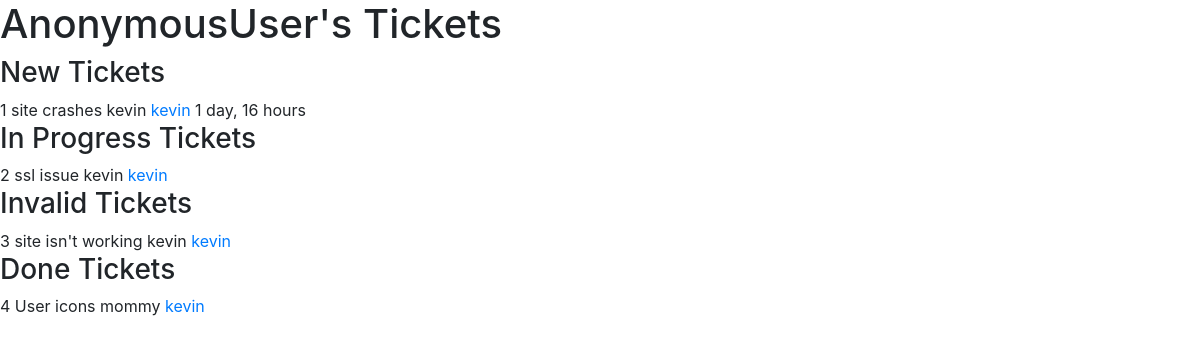
/user/kevin/, run on an earlier commit of the app's database.
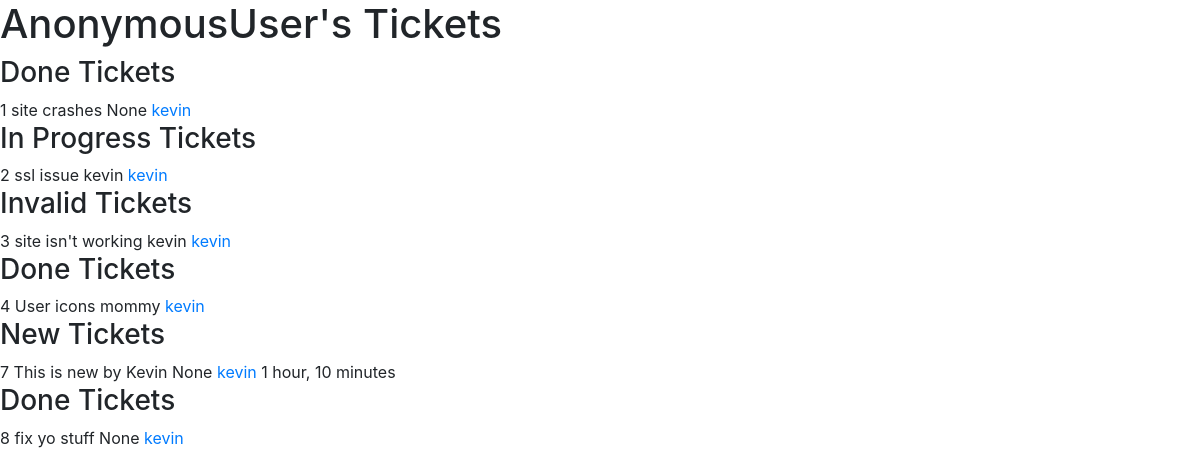
And on a later commit of the database.
### bugtracker_app/models.py (models this page shows)
class Ticket(models.Model):
    class StatusChoices(models.TextChoices):
        NEW = 'New',
        IN_PROGRESS = 'In Progress',
        DONE = 'Done',
        INVALID = 'Invalid',
    title = models.CharField(max_length=90)
    time_submitted = models.DateTimeField(
        default=now, editable=False)
    description = models.TextField(max_length=255)
    createdby = models.ForeignKey(
        CustomUserModel, null=True, on_delete=models.CASCADE, related_name='createdby')
    status = models.CharField(
        max_length=32,
        choices=StatusChoices.choices,
        default=StatusChoices.NEW
    )
    assignedto = models.ForeignKey(
        CustomUserModel, null=True, default=None, on_delete=models.CASCADE, related_name='assignedto')
    completedby = models.ForeignKey(
        CustomUserModel, blank=True, null=True, default=None, on_delete=models.CASCADE, related_name='completedby')
    def __str__(self):
        ret = self.title + ',' + self.description + ',' + self.status
        return ret
    class Meta:
        unique_together = ['title', 'description']

### customuser_app/models.py (models this page shows)
class CustomUserModel(AbstractUser):
    displayname = models.CharField(max_length=90, blank=True, null=True)
    REQUIRED_FIELDS = ['displayname']
    def __str__(self):
        return self.username

### bugtracker_app/views.py (the view)
# urls.py: path('user/<str:user_name>/', views.user_ticket_list_view, name='userticketlist'),
def user_ticket_list_view(request, user_name):
    ticket_list = Ticket.objects.filter(createdby__username=user_name)
    new_tickets = Ticket.objects.filter(status='New')
    now = timezone.now()
    print(ticket_list)
    return render(request, 'user_ticket_list.html', {"ticket_list": ticket_list, "new_tickets": new_tickets, "now": now})

### templates/user_ticket_list.html (shortened to what this page needs)
{% extends 'base.html' %}
{% block content %}
<h1>{{request.user}}'s Tickets</h1>
{% for ticket in ticket_list  %}
    {% if ticket.status == 'New' %}
        <h3>New Tickets</h3>
        {{ ticket.id }}
        {{ ticket.title }}
        {{ ticket.assignedto }}
        <a href="{% url 'userticketlist' ticket.createdby %}">{{ticket.createdby}}</a>
        {{ ticket.time_submitted|timesince:now }}
    {% elif ticket.status == 'In Progress' %}
        <h3>In Progress Tickets</h3>
        {{ ticket.id }}
        {{ ticket.title }}
        {{ ticket.assignedto }}
        <a href="{% url 'userticketlist' ticket.createdby %}">{{ticket.createdby}}</a>
    {% elif ticket.status == 'Done' %}
        <h3>Done Tickets</h3>
        {{ ticket.id }}
        {{ ticket.title }}
        {{ ticket.assignedto }}
        <a href="{% url 'userticketlist' ticket.createdby %}">{{ticket.createdby}}</a>
    {% elif ticket.status == 'Invalid' %}
        <h3>Invalid Tickets</h3>
        {{ ticket.id }}
        {{ ticket.title }}
        {{ ticket.assignedto }}
        <a href="{% url 'userticketlist' ticket.createdby %}">{{ticket.createdby}}</a>
    {% endif %}
{% endfor %}
{% endblock %}

### templates/base.html (shortened to what this page needs)
<!DOCTYPE html>
<html lang="en">
  <head>
    <link rel="stylesheet" href="https://stackpath.bootstrapcdn.com/bootstrap/4.5.2/css/bootstrap.min.css">
  </head>
  <body>
    <main>
        {% block content %}
        {% endblock %}
    </main>
  </body>
</html>

What changed in the data, as far as the page shows it:
changed Ticket "site crashes": assignedto "kevin" → "None"; time_submitted "1 day, 16 hours" → (not shown); status "New Tickets" → "Done Tickets"
added Ticket: id "7", title "This is new by Kevin", assignedto "None", createdby "kevin", time_submitted "1 hour, 10 minutes"
added Ticket: id "8", title "fix yo stuff", assignedto "None", createdby "kevin"
